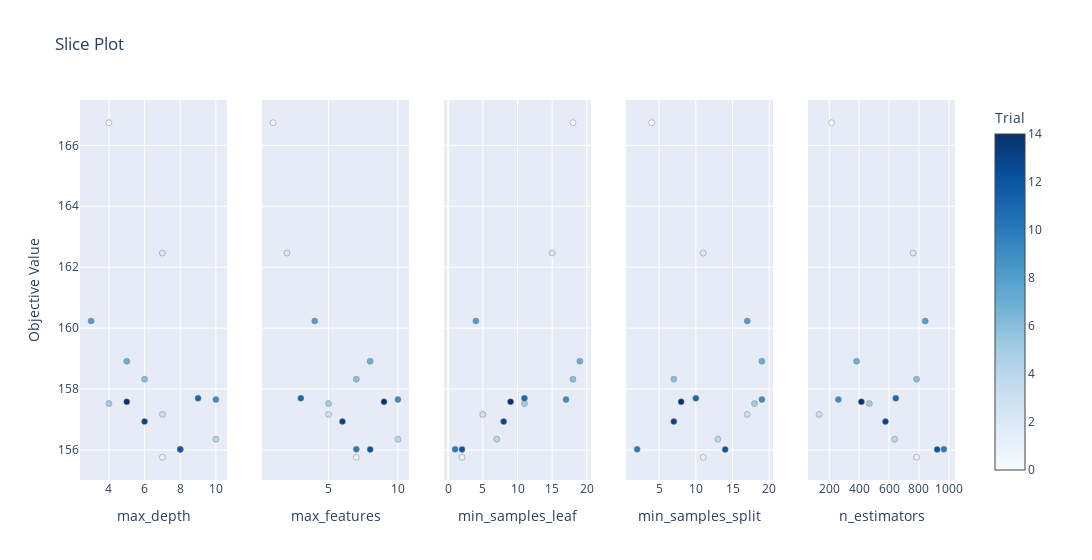

This figure's notebook cell:
### Code cell
optuna.visualization.plot_slice(study)

### Figure 1 — Plotly figure (JSON) as saved in the notebook; plotly's stock layout.template omitted (floating-point values rounded to 4 significant figures)
{"data": [{"marker": {"color": [0, 1, 2, 3, 4, 5, 6, 7, 8, 9, 10, 11, 12, 13, 14], "colorbar": {"title": {"text": "Trial"}, "x": 1, "xpad": 40}, "colorscale": [[0, "rgb(247,251,255)"], [0.125, "rgb(222,235,247)"], [0.25, "rgb(198,219,239)"], [0.375, "rgb(158,202,225)"], [0.5, "rgb(107,174,214)"], [0.625, "rgb(66,146,198)"], [0.75, "rgb(33,113,181)"], [0.875, "rgb(8,81,156)"], [1, "rgb(8,48,107)"]], "line": {"color": "Grey", "width": 0.5}, "showscale": true}, "mode": "markers", "name": "Feasible Trial", "showlegend": false, "type": "scatter", "x": [4, 7, 7, 7, 10, 4, 6, 5, 3, 10, 8, 9, 8, 6, 5], "xaxis": "x", "y": [166.7, 155.8, 162.5, 157.2, 156.4, 157.5, 158.3, 158.9, 160.2, 157.7, 156.0, 157.7, 156.0, 156.9, 157.6], "yaxis": "y"}, {"marker": {"color": [0, 1, 2, 3, 4, 5, 6, 7, 8, 9, 10, 11, 12, 13, 14], "colorbar": {"title": {"text": "Trial"}, "x": 1, "xpad": 40}, "colorscale": [[0, "rgb(247,251,255)"], [0.125, "rgb(222,235,247)"], [0.25, "rgb(198,219,239)"], [0.375, "rgb(158,202,225)"], [0.5, "rgb(107,174,214)"], [0.625, "rgb(66,146,198)"], [0.75, "rgb(33,113,181)"], [0.875, "rgb(8,81,156)"], [1, "rgb(8,48,107)"]], "line": {"color": "Grey", "width": 0.5}, "showscale": false}, "mode": "markers", "name": "Feasible Trial", "showlegend": false, "type": "scatter", "x": [1, 7, 2, 5, 10, 5, 7, 8, 4, 10, 7, 3, 8, 6, 9], "xaxis": "x2", "y": [166.7, 155.8, 162.5, 157.2, 156.4, 157.5, 158.3, 158.9, 160.2, 157.7, 156.0, 157.7, 156.0, 156.9, 157.6], "yaxis": "y2"}, {"marker": {"color": [0, 1, 2, 3, 4, 5, 6, 7, 8, 9, 10, 11, 12, 13, 14], "colorbar": {"title": {"text": "Trial"}, "x": 1, "xpad": 40}, "colorscale": [[0, "rgb(247,251,255)"], [0.125, "rgb(222,235,247)"], [0.25, "rgb(198,219,239)"], [0.375, "rgb(158,202,225)"], [0.5, "rgb(107,174,214)"], [0.625, "rgb(66,146,198)"], [0.75, "rgb(33,113,181)"], [0.875, "rgb(8,81,156)"], [1, "rgb(8,48,107)"]], "line": {"color": "Grey", "width": 0.5}, "showscale": false}, "mode": "markers", "name": "Feasible Trial", "showlegend": false, "type": "scatter", "x": [18, 2, 15, 5, 7, 11, 18, 19, 4, 17, 1, 11, 2, 8, 9], "xaxis": "x3", "y": [166.7, 155.8, 162.5, 157.2, 156.4, 157.5, 158.3, 158.9, 160.2, 157.7, 156.0, 157.7, 156.0, 156.9, 157.6], "yaxis": "y3"}, {"marker": {"color": [0, 1, 2, 3, 4, 5, 6, 7, 8, 9, 10, 11, 12, 13, 14], "colorbar": {"title": {"text": "Trial"}, "x": 1, "xpad": 40}, "colorscale": [[0, "rgb(247,251,255)"], [0.125, "rgb(222,235,247)"], [0.25, "rgb(198,219,239)"], [0.375, "rgb(158,202,225)"], [0.5, "rgb(107,174,214)"], [0.625, "rgb(66,146,198)"], [0.75, "rgb(33,113,181)"], [0.875, "rgb(8,81,156)"], [1, "rgb(8,48,107)"]], "line": {"color": "Grey", "width": 0.5}, "showscale": false}, "mode": "markers", "name": "Feasible Trial", "showlegend": false, "type": "scatter", "x": [4, 11, 11, 17, 13, 18, 7, 19, 17, 19, 2, 10, 14, 7, 8], "xaxis": "x4", "y": [166.7, 155.8, 162.5, 157.2, 156.4, 157.5, 158.3, 158.9, 160.2, 157.7, 156.0, 157.7, 156.0, 156.9, 157.6], "yaxis": "y4"}, {"marker": {"color": [0, 1, 2, 3, 4, 5, 6, 7, 8, 9, 10, 11, 12, 13, 14], "colorbar": {"title": {"text": "Trial"}, "x": 1, "xpad": 40}, "colorscale": [[0, "rgb(247,251,255)"], [0.125, "rgb(222,235,247)"], [0.25, "rgb(198,219,239)"], [0.375, "rgb(158,202,225)"], [0.5, "rgb(107,174,214)"], [0.625, "rgb(66,146,198)"], [0.75, "rgb(33,113,181)"], [0.875, "rgb(8,81,156)"], [1, "rgb(8,48,107)"]], "line": {"color": "Grey", "width": 0.5}, "showscale": false}, "mode": "markers", "name": "Feasible Trial", "showlegend": false, "type": "scatter", "x": [216, 784, 761, 132, 637, 468, 784, 383, 842, 261, 967, 645, 922, 576, 415], "xaxis": "x5", "y": [166.7, 155.8, 162.5, 157.2, 156.4, 157.5, 158.3, 158.9, 160.2, 157.7, 156.0, 157.7, 156.0, 156.9, 157.6], "yaxis": "y5"}], "layout": {"title": {"text": "Slice Plot"}, "width": 1500, "xaxis": {"anchor": "y", "domain": [0, 0.168], "title": {"text": "max_depth"}}, "xaxis2": {"anchor": "y2", "domain": [0.208, 0.376], "title": {"text": "max_features"}}, "xaxis3": {"anchor": "y3", "domain": [0.416, 0.584], "title": {"text": "min_samples_leaf"}}, "xaxis4": {"anchor": "y4", "domain": [0.624, 0.792], "title": {"text": "min_samples_split"}}, "xaxis5": {"anchor": "y5", "domain": [0.832, 1], "title": {"text": "n_estimators"}}, "yaxis": {"anchor": "x", "domain": [0, 1], "title": {"text": "Objective Value"}}, "yaxis2": {"anchor": "x2", "domain": [0, 1], "matches": "y", "showticklabels": false}, "yaxis3": {"anchor": "x3", "domain": [0, 1], "matches": "y", "showticklabels": false}, "yaxis4": {"anchor": "x4", "domain": [0, 1], "matches": "y", "showticklabels": false}, "yaxis5": {"anchor": "x5", "domain": [0, 1], "matches": "y", "showticklabels": false}}}
